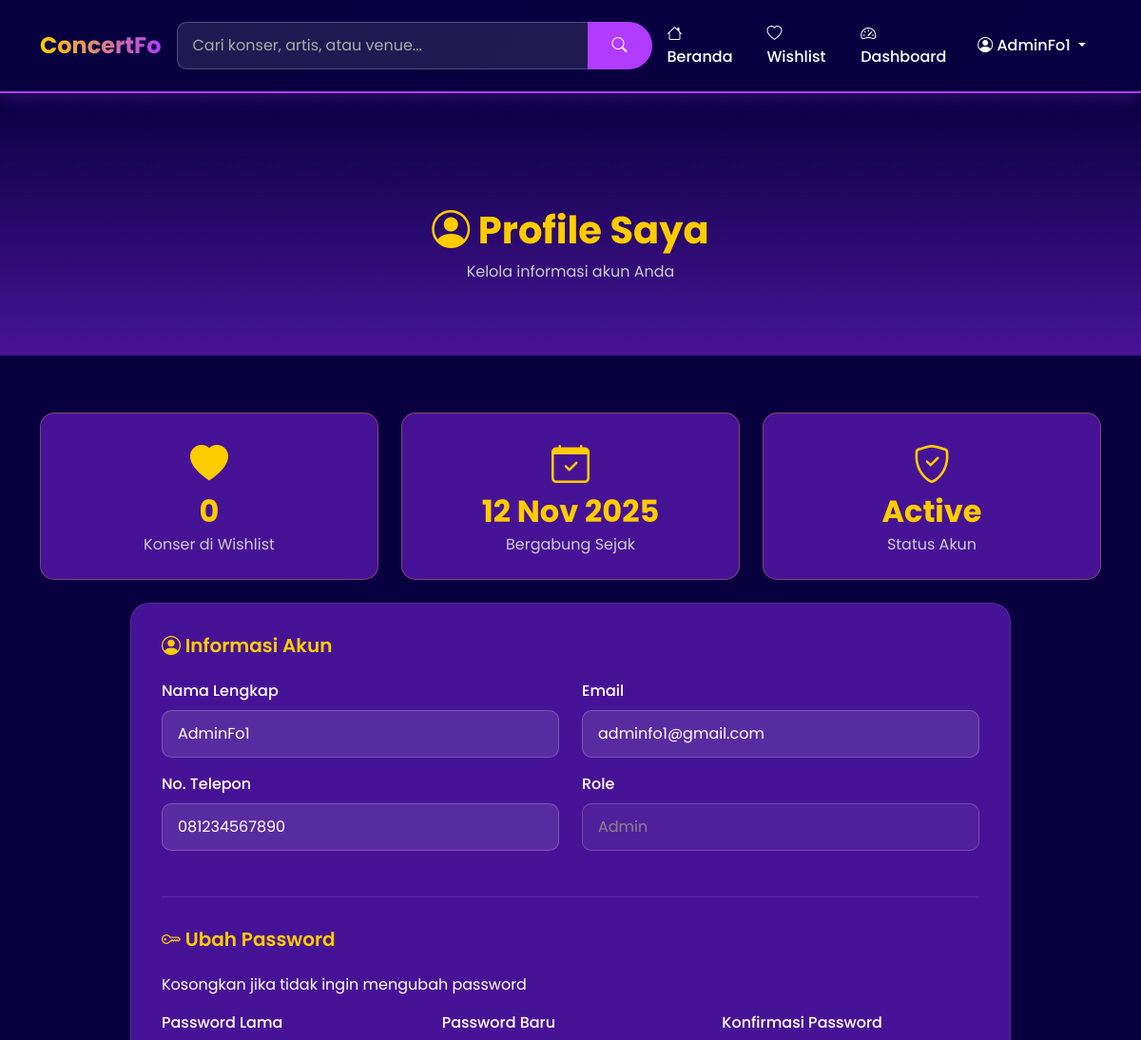
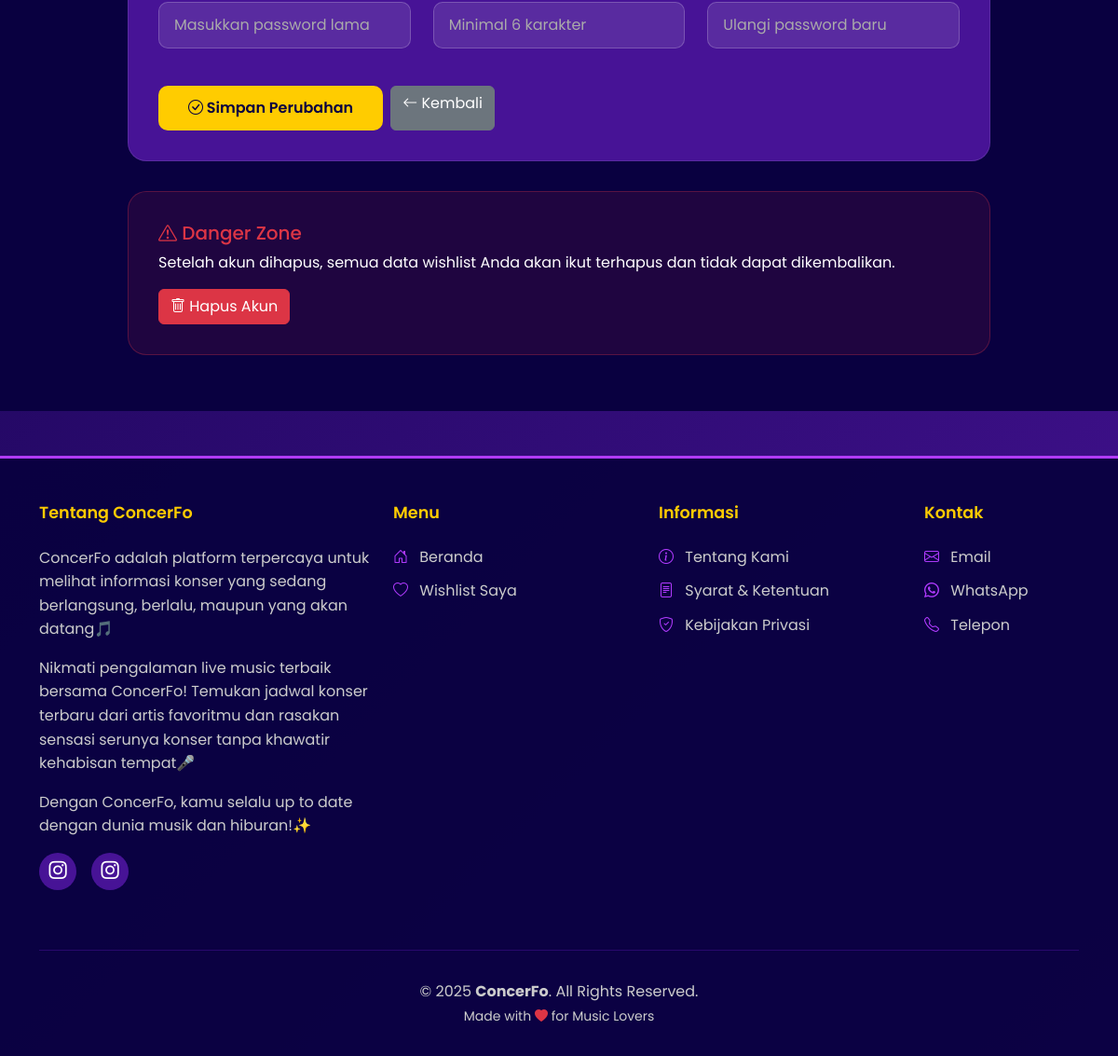
Page /user/profile.php (signed in) on the committed database (2 pictures, top to bottom).
### tables this page shows
CREATE TABLE `users` (
  `id_user` varchar(10) NOT NULL,
  `nama_lengkap` varchar(255) NOT NULL,
  `email` varchar(255) NOT NULL,
  `password` varchar(255) NOT NULL COMMENT 'Password plain text untuk pembelajaran',
  `no_telepon` varchar(20) DEFAULT NULL,
  `role` enum('user','admin') DEFAULT 'user',
  `tanggal_daftar` timestamp NULL DEFAULT current_timestamp(),
  `status_akun` enum('active','inactive','suspended') DEFAULT 'active'
);

### user/profile.php (the view, shortened to what this page needs)
<?php
require_once '../config/database.php';
$user_id = $_SESSION['user_id'];
$query_user = "SELECT * FROM users WHERE id_user = '$user_id'";
$result_user = $conn->query($query_user);
$user = $result_user->fetch_assoc();
$query_wishlist = "SELECT COUNT(*) as total FROM wishlist WHERE id_user = '$user_id'";
$total_wishlist = $conn->query($query_wishlist)->fetch_assoc()['total'];
include '../includes/header.php';
?>
<section class="profile-header">
    <div class="container">
        <div class="row">
            <div class="col-12 text-center">
                <h1><i class="bi bi-person-circle"></i> Profile Saya</h1>
                <p style="color: #ccc;">Kelola informasi akun Anda</p>
            </div>
        </div>
    </div>
</section>
<section class="profile-section">
    <div class="container">
        <div class="row">
            <div class="col-md-4 mb-4">
                <div class="stat-box">
                    <i class="bi bi-heart-fill"></i>
                    <h3><?php echo $total_wishlist; ?></h3>
                    <p>Konser di Wishlist</p>
                </div>
            </div>
            <div class="col-md-4 mb-4">
                <div class="stat-box">
                    <i class="bi bi-calendar-check"></i>
                    <h3><?php echo date('d M Y', strtotime($user['tanggal_daftar'])); ?></h3>
                    <p>Bergabung Sejak</p>
                </div>
            </div>
            <div class="col-md-4 mb-4">
                <div class="stat-box">
                    <i class="bi bi-shield-check"></i>
                    <h3><?php echo ucfirst($user['status_akun']); ?></h3>
                    <p>Status Akun</p>
                </div>
            </div>
        </div>
        <div class="row justify-content-center">
            <div class="col-md-10">
                <div class="profile-card">
                    <h5><i class="bi bi-person-circle"></i> Informasi Akun</h5>
                    <form method="POST" action="">
                        <div class="row">
                            <div class="col-md-6 mb-3">
                                <label class="form-label">Nama Lengkap</label>
                                <input type="text" name="nama_lengkap" class="form-control"
                                       value="<?php echo htmlspecialchars($user['nama_lengkap']); ?>" required>
                            </div>
                            <div class="col-md-6 mb-3">
                                <label class="form-label">Email</label>
                                <input type="email" name="email" class="form-control"
                                       value="<?php echo htmlspecialchars($user['email']); ?>" required>
                            </div>
                        </div>
                        <div class="row">
                            <div class="col-md-6 mb-3">
                                <label class="form-label">No. Telepon</label>
                                <input type="tel" name="no_telepon" class="form-control"
                                       value="<?php echo htmlspecialchars($user['no_telepon']); ?>"
                                       placeholder="08xxxxxxxxxx">
                            </div>
                            <div class="col-md-6 mb-3">
                                <label class="form-label">Role</label>
                                <input type="text" class="form-control"
                                       value="<?php echo ucfirst($user['role']); ?>" disabled>
                            </div>
                        </div>
                        <div class="divider"></div>
                        <h5><i class="bi bi-key"></i> Ubah Password</h5>
                        <p>Kosongkan jika tidak ingin mengubah password</p>
                        <div class="row">
                            <div class="col-md-4 mb-3">
                                <label class="form-label">Password Lama</label>
                                <input type="password" name="password_lama" class="form-control"
                                       placeholder="Masukkan password lama">
                            </div>
                            <div class="col-md-4 mb-3">
                                <label class="form-label">Password Baru</label>
                                <input type="password" name="password_baru" class="form-control"
                                       placeholder="Minimal 6 karakter">
                            </div>
                            <div class="col-md-4 mb-3">
                                <label class="form-label">Konfirmasi Password</label>
                                <input type="password" name="konfirmasi_password" class="form-control"
                                       placeholder="Ulangi password baru">
                            </div>
                        </div>
                        <div class="d-flex gap-2 mt-4">
                            <button type="submit" name="updateProfile" class="btn btn-update">
                                <i class="bi bi-check-circle"></i> Simpan Perubahan
                            </button>
                            <a href="../index.php" class="btn btn-secondary">
                                <i class="bi bi-arrow-left"></i> Kembali
                            </a>
                        </div>
                    </form>
                </div>
                <div class="danger-zone">
                    <h5><i class="bi bi-exclamation-triangle"></i> Danger Zone</h5>
                    <p class="mb-3">Setelah akun dihapus, semua data wishlist Anda akan ikut terhapus dan tidak dapat dikembalikan.</p>
                    <button type="button" class="btn btn-danger" data-bs-toggle="modal" data-bs-target="#deleteAccountModal">
                        <i class="bi bi-trash"></i> Hapus Akun
                    </button>
                </div>
            </div>
        </div>
    </div>
</section>
<?php include '../includes/footer.php'; ?>

### assets/css/style.css (style rules this page uses)
:root { --primary-dark: #090040; --primary-purple: #471396; --primary-light: #B13BFF; --primary-yellow: #FFCC00; --text-light: #ffffff; --text-gray: #cccccc; }
* { margin: 0; padding: 0; box-sizing: border-box; }
body { font-family: 'Poppins', sans-serif; background: linear-gradient(135deg, var(--primary-dark) 0%, var(--primary-purple) 100%); min-height: 100vh; color: var(--text-light); }

### user/profile.php (style rules this page uses)
.profile-header { background: linear-gradient(#090040 0%, #471396 100%); padding: 120px 0 60px; }
.profile-header h1 { color: var(--primary-yellow); font-size: 2.5rem; font-weight: 700; margin-bottom: 0.5rem; }
.profile-section { padding: 60px 0; background: var(--primary-dark); min-height: 60vh; }
.profile-card { background: var(--primary-purple); backdrop-filter: blur(10px); border-radius: 20px; padding: 2rem; border: 1px solid rgba(255, 255, 255, 0.1); margin-bottom: 2rem; }
.profile-card h5 { color: var(--primary-yellow); margin-bottom: 1.5rem; font-weight: 600; }
.stat-box { background: var(--primary-purple); border: 1px solid rgba(255, 193, 7, 0.3); border-radius: 15px; padding: 1.5rem; text-align: center; }
.stat-box i { font-size: 2.5rem; color: var(--primary-yellow); margin-bottom: 0.5rem; }
.stat-box h3 { color: var(--primary-yellow); font-size: 2rem; font-weight: 700; margin-bottom: 0.25rem; }
.stat-box p { color: #ccc; margin: 0; }
.form-label { color: #fff; font-weight: 500; margin-bottom: 0.5rem; }
.form-control { background: rgba(255, 255, 255, 0.1); border: 1px solid rgba(255, 255, 255, 0.2); color: white; padding: 0.75rem 1rem; border-radius: 10px; }
.form-control::placeholder { color: #aaa; }
.form-control:disabled { background: rgba(255, 255, 255, 0.05); color: #888; }
.btn-update { background: var(--primary-yellow); color: var(--primary-dark); border: none; padding: 0.75rem 2rem; font-weight: 600; border-radius: 10px; transition: all 0.3s; }
.danger-zone { background: rgba(220, 53, 69, 0.1); border: 1px solid rgba(220, 53, 69, 0.3); border-radius: 20px; padding: 2rem; }
.danger-zone h5 { color: #dc3545; }
.divider { border-top: 1px solid rgba(255, 255, 255, 0.1); margin: 2rem 0; }

### rows in the picture
users: tanggal_daftar "12 Nov 2025", status_akun "Active", nama_lengkap "AdminFo1", email "adminfo1@gmail.com", no_telepon "081234567890", role "Admin"

### other values in the picture
$_SESSION['nama_lengkap'] "AdminFo1"
$total_wishlist "0"
